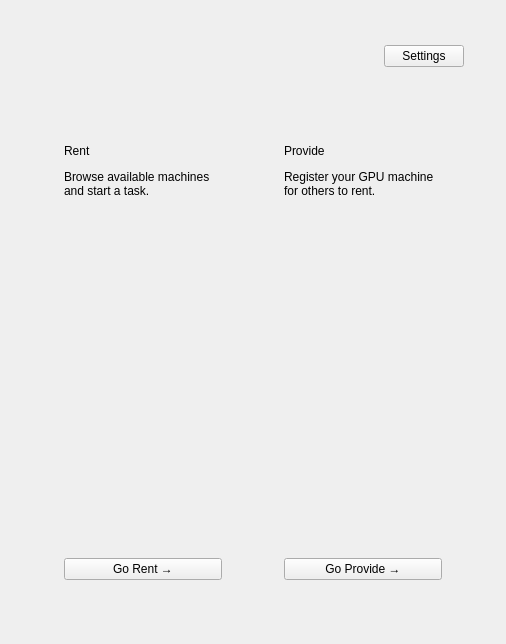
<?xml version="1.0" encoding="UTF-8"?>
<ui version="4.0">
 <class>HomeWindow</class>
 <widget class="QWidget" name="HomeWindow">
  <property name="geometry">
   <rect>
    <x>0</x>
    <y>0</y>
    <width>506</width>
    <height>644</height>
   </rect>
  </property>
  <layout class="QVBoxLayout" name="rootLayout">
   <property name="spacing">
    <number>16</number>
   </property>
   <property name="leftMargin">
    <number>24</number>
   </property>
   <property name="topMargin">
    <number>24</number>
   </property>
   <property name="rightMargin">
    <number>24</number>
   </property>
   <property name="bottomMargin">
    <number>24</number>
   </property>
   <item>
    <widget class="QFrame" name="topBar">
     <property name="frameShape">
      <enum>QFrame::Shape::NoFrame</enum>
     </property>
     <layout class="QHBoxLayout" name="topBarLayout">
      <property name="spacing">
       <number>12</number>
      </property>
      <property name="leftMargin">
       <number>18</number>
      </property>
      <property name="topMargin">
       <number>12</number>
      </property>
      <property name="rightMargin">
       <number>18</number>
      </property>
      <property name="bottomMargin">
       <number>12</number>
      </property>
      <item>
       <widget class="QLabel" name="logoWide">
        <property name="minimumSize">
         <size>
          <width>100</width>
          <height>40</height>
         </size>
        </property>
        <property name="maximumSize">
         <size>
          <width>100</width>
          <height>40</height>
         </size>
        </property>
        <property name="text">
         <string/>
        </property>
        <property name="pixmap">
         <pixmap resource="resources.qrc">:/assets/logo.png</pixmap>
        </property>
        <property name="scaledContents">
         <bool>true</bool>
        </property>
        <property name="alignment">
         <set>Qt::AlignmentFlag::AlignLeading|Qt::AlignmentFlag::AlignLeft|Qt::AlignmentFlag::AlignVCenter</set>
        </property>
       </widget>
      </item>
      <item>
       <spacer name="spacerTop">
        <property name="orientation">
         <enum>Qt::Orientation::Horizontal</enum>
        </property>
        <property name="sizeHint" stdset="0">
         <size>
          <width>20</width>
          <height>20</height>
         </size>
        </property>
       </spacer>
      </item>
      <item>
       <widget class="QPushButton" name="btnSettings">
        <property name="text">
         <string>Settings</string>
        </property>
       </widget>
      </item>
     </layout>
    </widget>
   </item>
   <item>
    <widget class="QFrame" name="glassPanel">
     <property name="frameShape">
      <enum>QFrame::Shape::NoFrame</enum>
     </property>
     <layout class="QHBoxLayout" name="panelLayout">
      <property name="spacing">
       <number>18</number>
      </property>
      <property name="leftMargin">
       <number>18</number>
      </property>
      <property name="topMargin">
       <number>18</number>
      </property>
      <property name="rightMargin">
       <number>18</number>
      </property>
      <property name="bottomMargin">
       <number>18</number>
      </property>
      <item>
       <widget class="QFrame" name="cardRent">
        <property name="frameShape">
         <enum>QFrame::Shape::NoFrame</enum>
        </property>
        <layout class="QVBoxLayout" name="rentLayout">
         <property name="spacing">
          <number>12</number>
         </property>
         <property name="leftMargin">
          <number>22</number>
         </property>
         <property name="topMargin">
          <number>22</number>
         </property>
         <property name="rightMargin">
          <number>22</number>
         </property>
         <property name="bottomMargin">
          <number>22</number>
         </property>
         <item>
          <widget class="QLabel" name="rentTitle">
           <property name="text">
            <string>Rent</string>
           </property>
          </widget>
         </item>
         <item>
          <widget class="QLabel" name="rentDesc">
           <property name="text">
            <string>Browse available machines and start a task.</string>
           </property>
           <property name="wordWrap">
            <bool>true</bool>
           </property>
          </widget>
         </item>
         <item>
          <spacer name="spacerRent">
           <property name="orientation">
            <enum>Qt::Orientation::Vertical</enum>
           </property>
           <property name="sizeHint" stdset="0">
            <size>
             <width>20</width>
             <height>40</height>
            </size>
           </property>
          </spacer>
         </item>
         <item>
          <widget class="QPushButton" name="btnGoRent">
           <property name="text">
            <string>Go Rent →</string>
           </property>
          </widget>
         </item>
        </layout>
       </widget>
      </item>
      <item>
       <widget class="QFrame" name="cardProvide">
        <property name="frameShape">
         <enum>QFrame::Shape::NoFrame</enum>
        </property>
        <layout class="QVBoxLayout" name="provideLayout">
         <property name="spacing">
          <number>12</number>
         </property>
         <property name="leftMargin">
          <number>22</number>
         </property>
         <property name="topMargin">
          <number>22</number>
         </property>
         <property name="rightMargin">
          <number>22</number>
         </property>
         <property name="bottomMargin">
          <number>22</number>
         </property>
         <item>
          <widget class="QLabel" name="provideTitle">
           <property name="text">
            <string>Provide</string>
           </property>
          </widget>
         </item>
         <item>
          <widget class="QLabel" name="provideDesc">
           <property name="text">
            <string>Register your GPU machine for others to rent.</string>
           </property>
           <property name="wordWrap">
            <bool>true</bool>
           </property>
          </widget>
         </item>
         <item>
          <spacer name="spacerProvide">
           <property name="orientation">
            <enum>Qt::Orientation::Vertical</enum>
           </property>
           <property name="sizeHint" stdset="0">
            <size>
             <width>20</width>
             <height>40</height>
            </size>
           </property>
          </spacer>
         </item>
         <item>
          <widget class="QPushButton" name="btnGoProvide">
           <property name="text">
            <string>Go Provide →</string>
           </property>
          </widget>
         </item>
        </layout>
       </widget>
      </item>
     </layout>
    </widget>
   </item>
  </layout>
 </widget>
 <resources>
  <include location="resources.qrc"/>
 </resources>
 <connections/>
</ui>
